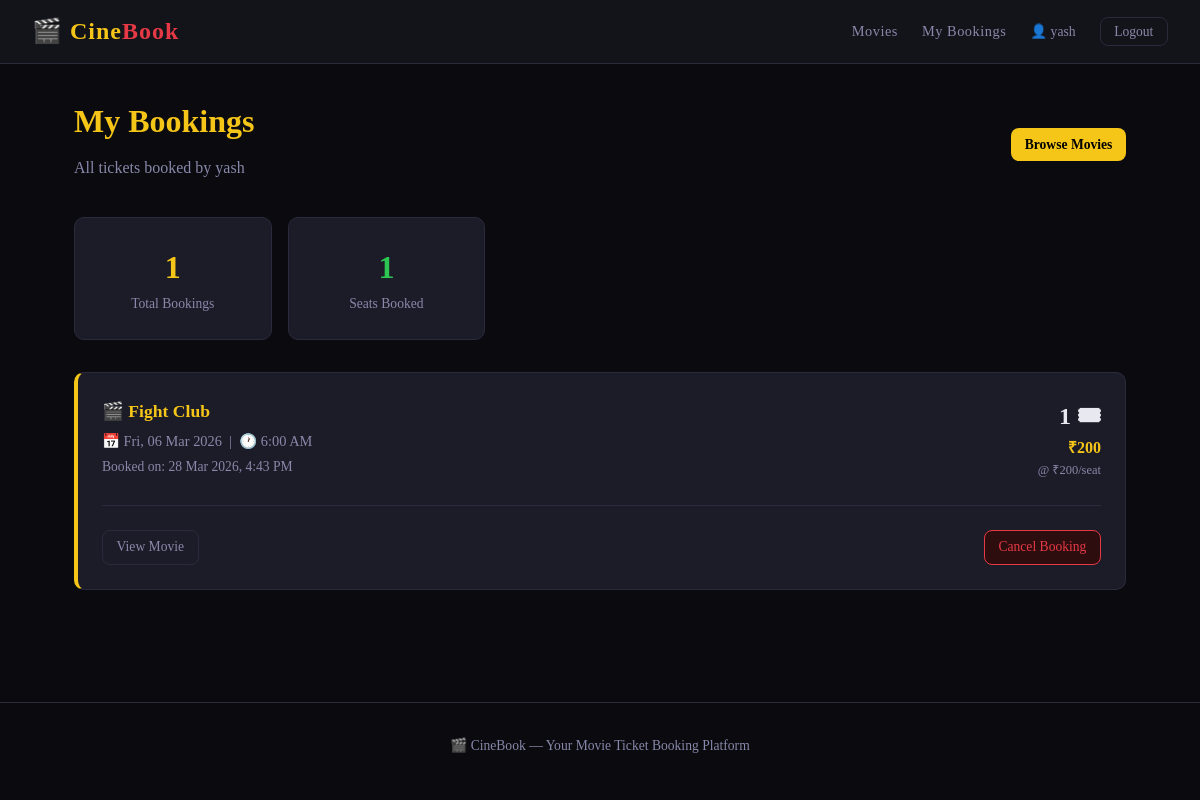
/my-bookings/ (signed in), run on the app's committed database.
### tickets/models.py (models this page shows, shortened)
class Booking(models.Model):
    user         = models.ForeignKey(User, on_delete=models.CASCADE)
    show         = models.ForeignKey(Show, on_delete=models.CASCADE)
    seats_booked = models.PositiveIntegerField(default=1)
    booked_at    = models.DateTimeField(auto_now_add=True)  # Timestamp set automatically
    def total_price(self):
        return self.seats_booked * 200

class Show(models.Model):
    movie       = models.ForeignKey(Movie, on_delete=models.CASCADE)
    show_time   = models.DateTimeField()
    total_seats = models.PositiveIntegerField(default=100)

class Movie(models.Model):
    GENRE_CHOICES = [
        ('Action', 'Action'),
        ('Comedy', 'Comedy'),
        ('Drama', 'Drama'),
        ('Horror', 'Horror'),
        ('Romance', 'Romance'),
        ('Sci-Fi', 'Sci-Fi'),
        ('Thriller', 'Thriller'),
        ('Animation', 'Animation'),
        ('Documentary', 'Documentary'),
        ('Other', 'Other'),
    ]
    title        = models.CharField(max_length=200)
    description  = models.TextField()
    duration     = models.PositiveIntegerField(help_text="Duration in minutes")
    genre        = models.CharField(max_length=50, choices=GENRE_CHOICES)
    release_date = models.DateField()
    poster = models.ImageField(
        upload_to='posters/',   # subfolder inside MEDIA_ROOT
        blank=True,             # poster is optional
        null=True,
        help_text="Upload a movie poster image (JPG, PNG, etc.)"
    )

### tickets/views.py (the view)
# urls.py: path('my-bookings/', views.my_bookings, name='my_bookings'),
@login_required
def my_bookings(request):
    bookings = Booking.objects.filter(user=request.user).select_related(
        'show', 'show__movie'
    ).order_by('-booked_at')  # Most recent first
    return render(request, 'tickets/my_bookings.html', {
        'bookings': bookings,
    })

### tickets/templates/tickets/my_bookings.html (shortened to what this page needs)
{% extends 'base.html' %}
{% block content %}
<div class="flex justify-between items-center" style="margin-bottom: 1.5rem;">
  <div>
    <h1>My Bookings</h1>
    <p>All tickets booked by {{ user.username }}</p>
  </div>
  <a href="{% url 'home' %}" class="btn btn-gold btn-sm">Browse Movies</a>
</div>
{% if bookings %}
  <div style="display: grid; grid-template-columns: repeat(auto-fill, minmax(180px, 1fr)); gap: 1rem; margin-bottom: 2rem;">
    <div class="card" style="text-align: center;">
      <div style="font-size: 2rem; color: var(--gold); font-weight: bold;">{{ bookings.count }}</div>
      <div class="text-muted" style="font-size: 0.85rem;">Total Bookings</div>
    </div>
    <div class="card" style="text-align: center;">
      <div style="font-size: 2rem; color: var(--green); font-weight: bold;">
        {% with total_seats=0 %}
          {% for b in bookings %}{{ b.seats_booked }}{% if not forloop.last %}+{% endif %}{% endfor %}
        {% endwith %}
      </div>
      <div class="text-muted" style="font-size: 0.85rem;">Seats Booked</div>
    </div>
  </div>
  {% for booking in bookings %}
  <div class="card" style="margin-bottom: 1rem; border-left: 4px solid var(--gold);">
    <div style="display: flex; justify-content: space-between; align-items: flex-start; flex-wrap: wrap; gap: 1rem;">
      <div style="flex: 1; min-width: 220px;">
        <h3 style="color: var(--gold); margin-bottom: 0.3rem; font-size: 1.1rem;">
          🎬 {{ booking.show.movie.title }}
        </h3>
        <div class="text-muted" style="font-size: 0.9rem; margin-bottom: 0.2rem;">
          📅 {{ booking.show.show_time|date:"D, d M Y" }} &nbsp;|&nbsp; 🕐 {{ booking.show.show_time|date:"g:i A" }}
        </div>
        <div class="text-muted" style="font-size: 0.85rem;">
          Booked on: {{ booking.booked_at|date:"d M Y, g:i A" }}
        </div>
      </div>
      <div style="text-align: right; min-width: 120px;">
        <div style="font-size: 1.5rem; color: var(--text); font-weight: bold;">
          {{ booking.seats_booked }} 🎟
        </div>
        <div style="color: var(--gold); font-size: 1rem; font-weight: bold;">
          ₹{{ booking.total_price }}
        </div>
        <div class="text-muted" style="font-size: 0.78rem;">@ ₹200/seat</div>
      </div>
    </div>
    <hr>
    <div class="flex justify-between items-center">
      <a href="{% url 'movie_detail' booking.show.movie.id %}" class="btn btn-outline btn-sm">
        View Movie
      </a>
      <a href="{% url 'cancel_booking' booking.id %}" class="btn btn-sm" style="background: #2e0d0f; color: var(--red); border: 1px solid var(--red);">
        Cancel Booking
      </a>
    </div>
  </div>
  {% endfor %}
{% endif %}
{% endblock %}

### templates/base.html (shortened to what this page needs)
<!DOCTYPE html>
<html lang="en">
<head>
</head>
<body>
<nav>
  <a href="{% url 'home' %}" class="nav-brand">🎬 Cine<span>Book</span></a>
  <div class="nav-links">
    <a href="{% url 'home' %}">Movies</a>
    {% if user.is_authenticated %}
      <a href="{% url 'my_bookings' %}">My Bookings</a>
      <span style="color:var(--muted); font-size:0.85rem;">👤 {{ user.username }}</span>
      <form method="post" action="{% url 'logout' %}" style="display:inline;">
        <button type="submit" class="btn btn-outline btn-sm">Logout</button>
      </form>
    {% else %}
      <a href="{% url 'login' %}">Login</a>
      <a href="{% url 'signup' %}" class="btn-nav">Sign Up</a>
    {% endif %}
  </div>
</nav>
<div class="container">
  {% block content %}{% endblock %}
</div>
<footer>
  <p>🎬 CineBook — Your Movie Ticket Booking Platform</p>
</footer>
</body>
</html>

### templates/base.html (style rules this page uses)
*, *::before, *::after { box-sizing: border-box; margin: 0; padding: 0; }
:root { --bg: #0a0a0f; --surface: #13131a; --card: #1c1c28; --border: #2a2a3d; --gold: #f5c518; --gold-dim: #c9a114; --red: #e63946; --green: #2dc653; --text: #e8e8f0; --muted: #8888aa; --radius: 10px; --font: 'Georgia', serif; --mono: 'Courier New', monospace; }
body { background: var(--bg); color: var(--text); font-family: var(--font); min-height: 100vh; line-height: 1.6; }
nav { background: var(--surface); border-bottom: 1px solid var(--border); padding: 0 2rem; display: flex; align-items: center; justify-content: space-between; height: 64px; position: sticky; top: 0; z-index: 100; }
.nav-brand { font-size: 1.5rem; font-weight: bold; color: var(--gold); text-decoration: none; letter-spacing: 1px; }
.nav-brand span { color: var(--red); }
.nav-links { display: flex; align-items: center; gap: 1.5rem; }
.nav-links a { color: var(--muted); text-decoration: none; font-size: 0.9rem; letter-spacing: 0.5px; transition: color 0.2s; }
.container { max-width: 1100px; margin: 0 auto; padding: 2rem 1.5rem; }
h1 { font-size: 2rem; color: var(--gold); margin-bottom: 0.5rem; }
h3 { font-size: 1.2rem; color: var(--text); }
p { color: var(--muted); margin-bottom: 0.75rem; }
.card { background: var(--card); border: 1px solid var(--border); border-radius: var(--radius); padding: 1.5rem; }
.btn { display: inline-block; padding: 0.6rem 1.4rem; border-radius: 8px; border: none; cursor: pointer; font-family: var(--font); font-size: 0.95rem; text-decoration: none; transition: opacity 0.2s, transform 0.1s; }
.btn-gold { background: var(--gold); color: #000; font-weight: bold; }
.btn-outline { background: transparent; color: var(--muted); border: 1px solid var(--border); }
.btn-sm { padding: 0.35rem 0.85rem; font-size: 0.85rem; }
hr { border: none; border-top: 1px solid var(--border); margin: 1.5rem 0; }
footer { text-align: center; padding: 2rem; color: var(--muted); font-size: 0.85rem; border-top: 1px solid var(--border); margin-top: 4rem; }
.flex { display: flex; }
.items-center { align-items: center; }
.justify-between { justify-content: space-between; }
.text-muted { color: var(--muted); font-size: 0.9rem; }

### data on the page
Booking: seats_booked "1", show.movie "Fight Club", show.show_time "Fri, 06 Mar 2026", show.show_time "6:00 AM", booked_at "28 Mar 2026, 4:43 PM", total_price "200"

### other printed values
{{ user.username }} "yash"
{{ bookings.count }} "1"
